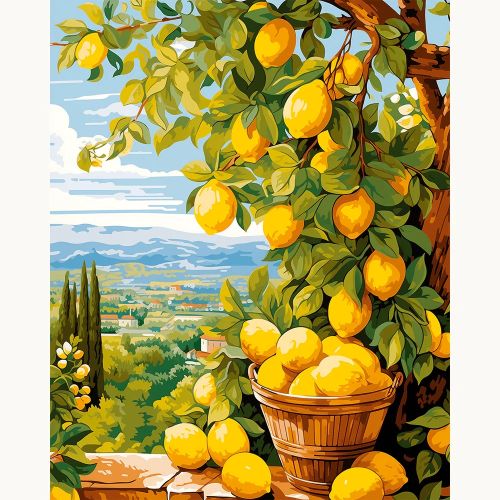
#> input picture backend/test_images/lemons.jpg, 1000 x 1000 px (shown at 1/2 size)
$ python test.py
#> lines starting #> are read from the running program, lines starting #| are printed output that depends on the picture; long printed decimals are rounded
### backend/image_utils.py
import cv2 as cv
import numpy as np
import matplotlib.pyplot as plt
from color_clustering import k_means_clustering

def setup_image_from_path(img_file_location, reduce=False):
#> called with img_file_location = './test_images/lemons.jpg', reduce = True
    img = cv.imread(img_file_location, -1) #Read in file as is
#> img is the input picture: shape (1000, 1000, 3); mean B, G, R 104.7, 164, 175.3
    if(reduce):
        img = cv.resize(img, (720, 480), interpolation=cv.INTER_AREA)
#> img: shape (480, 720, 3)

    # gaussian = cv.GaussianBlur(img, sigma, size)
    bilateral_blurred_img = cv.bilateralFilter(img, 7, 50, 50)
    return bilateral_blurred_img

def setup_image(img, force_scale=True):
#> called with force_scale = True
    img = cv.cvtColor(img, cv.COLOR_BGR2RGB) #swap from BGR to RGB

    w = 640
    h = 480
    if(force_scale):
        if(img.shape[0] > img.shape[1]): #if our img is portrait we need to scale to portrait
            print("Scaling to portait mode")
            img = cv.resize(img, (h, w), interpolation=cv.INTER_AREA)
        else:
            print("Scaling to landscape mode")
            img = cv.resize(img, (w, h), interpolation=cv.INTER_AREA)
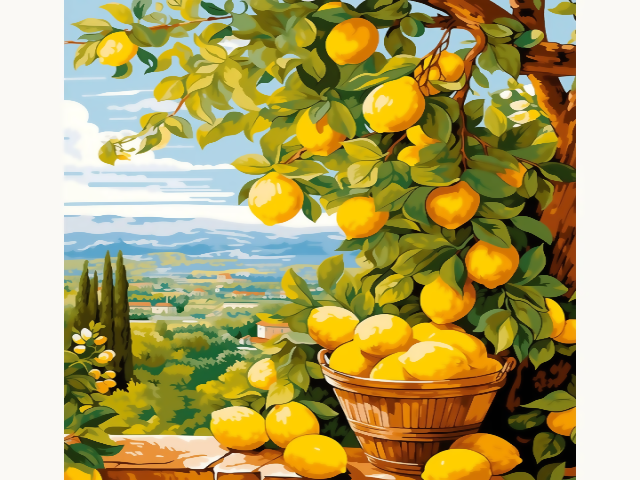
#> img: shape (480, 640, 3); mean R, G, B 175.4, 164.1, 104.6
    else:
        print("Skipping scaling")

    # gaussian = cv.GaussianBlur(img, sigma, size)
    bilateral_blurred_img = cv.bilateralFilter(img, 7, 50, 50)
#> bilateral_blurred_img: shape (480, 640, 3)
    return bilateral_blurred_img

# [12 lines left out: function display_dual_imgs, not called in this run]


def combine_images(img, edges):
    img[edges == 255] = 90 #turn pixels a grey instead of black
    return img

def display_image(img, title="figure"):
    plt.title(title)
    plt.imshow(img)
    plt.axis('off')
    plt.show()

def desaturate(img, saturation_scale = 0.5):
    hsv_img = cv.cvtColor(img, cv.COLOR_BGR2HSV)
    h, s, v = cv.split(hsv_img)

    s = cv.multiply(s, saturation_scale).astype(np.uint8)

    new_hsv = cv.merge([h, s, v])
    desat_img = cv.cvtColor(new_hsv, cv.COLOR_HSV2BGR)
    print(desat_img.shape)
    display_image(desat_img)
    return desat_img


### backend/paint_by_numbers.py
from palette import add_padding, draw_palette_onto_img, generate_palette
from color_clustering import k_means_clustering
from image_utils import setup_image, desaturate, combine_images
import edge_detector
from number_drawing import draw_numbers_pil
import time


# images = ["test_images/sorrento.jpg", "test_images/lemons.jpg", "test_images/1920x1080.jpg", "test_images/dali.jpeg", "test_images/dog.jpeg", "test_images/reef.jpeg", "test_images/vettriano.jpeg", "test_images/woman_in_hallway.png", "test_images/churro.jpg", "test_images/sexy_churro.jpg"]

# img = setup_image_from_path(img_file_location = "backend/" + images[6], reduce=True)

def paint_by_numbers_gen(img, num_colors, force_scale = True):
    try:
        total_time_start = time.time()
        img = setup_image(img, force_scale)
        height, width, _ = img.shape

        print("k means clustering")
        start_time = time.time()
        clustered_img, labels, color_pallete, batches, center_of_masses = k_means_clustering(num_colors, img)
        print("K-means clustering finished in: ", (time.time() - start_time) ) #currently runs in ~140s

        print("edge detector")
        start_time = time.time()
        edges = edge_detector.detect_edges_canny(clustered_img.copy())
        print("Canny edge detector finished in: ", (time.time() - start_time) )
        start_time = time.time()

        print("Desaturating")
        desaturated_img = desaturate(clustered_img, 0.1)

        print("Combining edges and photo")
        start_time = time.time()
        combined = combine_images(desaturated_img.copy(), edges.copy())

        print("Configuring numbers")
        start_time = time.time()
        canvas = draw_numbers_pil(combined, center_of_masses)

        print("Drawing palete")
        start_time = time.time()
        padded_img = add_padding(canvas, width // 15)
        palette = generate_palette(height, color_pallete)
        print("Padding and palete completed in: ", (time.time() - start_time) )

        # print("Finalizing image")
        start_time = time.time()
        combined_image = draw_palette_onto_img(padded_img, palette)

        print("Image complete. Total generation time: ",  (time.time() - total_time_start))
        return clustered_img, combined_image, canvas, palette
    except:
        print("Error in processing")
        return None

### backend/color_clustering.py
from collections import deque
import cv2 as cv
import numpy as np
import matplotlib.pyplot as plt
import time
import logging


def k_means_clustering(k, img):
    #initialize our clusters and centers
    # np.savetxt("my_array.txt", img[0], delimiter=" ", fmt="%d")
    #centroids holds the center value, clusters holds all of the coords for each pixel and which cluster its assigned
    centroids, clusters = pick_centroids(k, img) #now we have k (x,y,z) values
#> in pick_centroids, `centroids = [img[x, y] for x, y in temp_coords]`: centroids = [[128, 139, 42], [254, 207, 1], [250, 249, 245], [255, 207, 0], [112, 142, 70], [36, 64, 21], [250, 249, 245], [118, 120, 34], [35, 53, 14], [96, 72, 16], [215, 120, 9], [133, 159, 98], [191, 188, 128], [176, 211, 222], [86, 89, 20], [190, 170, 106]]
#> in pick_centroids, `centroids = np.array(centroids, dtype=np.uint8)`: centroids = 16 rows, first 8: [128, 139, 42], [254, 207, 1], [250, 249, 245], [255, 207, 0], [112, 142, 70], [36, 64, 21], [250, 249, 245], [118, 120, 34]
#> clusters = [[], [], [], [], [], [], [], [], [], [], [], [], [], [], [], []]
    prev_centroids = None

    #Assign pixels to clusters
    print("Assigning clusters...")
    start_time = time.time()
    counter = 0 #temp to test timing stuff
    t_ac = t_uc = 0 #also temp
    while(True):
        counter += 1
        clusters, t_ac_t = assign_clusters(img, centroids, clusters)
        centroids, t_uc_t = update_centroids(img, clusters)
        t_ac += t_ac_t
        t_uc += t_uc_t #temp stuff pls delete later bro

        if prev_centroids is not None:
            diff = np.linalg.norm(np.array(centroids) - np.array(prev_centroids))  # total Euclidean difference
            if diff < 1e-2:
                logging.info("Minor change detected")
                break
        prev_centroids = centroids.copy()
#> this loop made 15 passes
#> (t_ac_t, t_uc_t, t_ac, t_uc, diff) on passes 2 to 9: (0.659, 0.0605, 1.26, 0.162, 1073.6), (0.569, 0.0932, 1.83, 0.255, 913.6), (0.455, 0.0655, 2.28, 0.321, 762.1), (0.455, 0.0643, 2.74, 0.385, 673.6), (0.464, 0.061, 3.2, 0.446, 441.1), (0.46, 0.0667, 3.66, 0.513, 509.5), (0.509, 0.0649, 4.17, 0.578, 509.5), (0.452, 0.0635, 4.62, 0.641, 510)
#> pass 1, in update_centroids, `img = img.astype(np.float32)`:
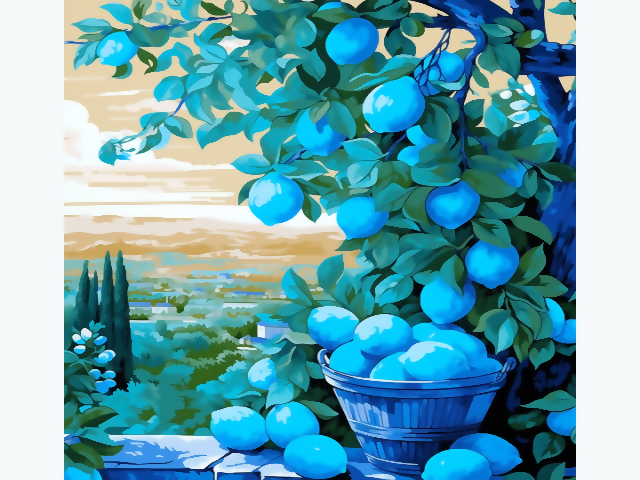
#> img: shape (480, 640, 3) float32; mean of channels 0, 1, 2 175.4, 164, 104.4; drawn as B, G, R
#> after the loop, counter = 15; t_ac = 7.37; t_uc = 1.02

    print("Assigning clusters completed in: ", (t_ac / counter))
#| Assigning clusters completed in:  0.491
    print("Updating clusters completed in: ", (t_uc / counter))
#| Updating clusters completed in:  0.06806
    #total time taken 9/20: 140s

    clustered_img = np.empty_like(img)
    color_pallete = []

    start_time = time.time()
    for i in range(k): #update each pixel to be its specified color
        coords = np.array(clusters[i], dtype=np.int32)
        clustered_img[coords[:,0], coords[:,1]] = centroids[i]
        color_pallete.append(centroids[i])
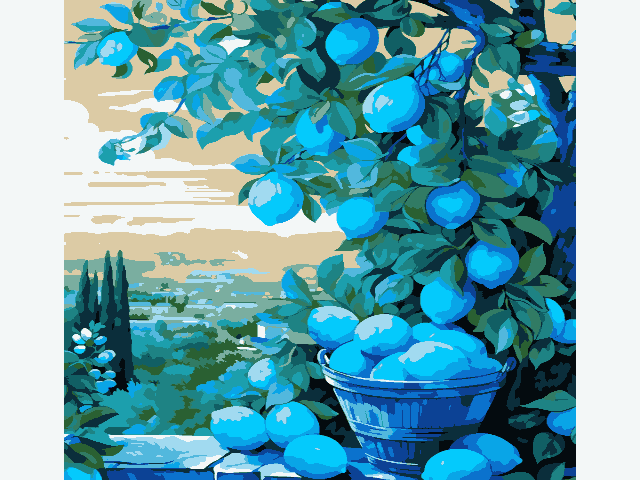
#> clustered_img: shape (480, 640, 3); mean of channels 0, 1, 2 175, 163.6, 103.9; drawn as B, G, R
#> after the loop, color_pallete = [[173, 159, 28], [231, 165, 9], [247, 247, 243], [252, 202, 4], [100, 123, 49], [50, 96, 42], [15, 11, 4], [132, 131, 30], [59, 46, 11], [149, 66, 12], [205, 114, 11], [160, 174, 122], [240, 218, 161], [165, 203, 220], [100, 95, 17], [221, 184, 82]]
    # display_image(clustered_img, "Clustered image")

    print("Generating batches...")
    start_time = time.time()
    batches, center_of_masses = generate_batches(clustered_img, clusters, color_pallete)
    print("Batches generated in %f seconds", (time.time() - start_time)) #Time taken 9/20: 70s

    return clustered_img, clusters, color_pallete, batches, center_of_masses


#Assigns all pixels to the cluster center they are closest to
#clusters is 2d array, 1st idx is which color its associated with, 2nd idx is the pixel that belongs in that cluster
def assign_clusters(img, centroids, clusters):
    #assign each pixel a center cluster
    start_time_ac = time.time()
    height, width, _ = img.shape
    centroids = np.array(centroids, dtype=np.float32)

    #this line converts our array from w,h,3 into w*h,3 which works with np's tools easier for faster functions
    easy_array = np.reshape(img, (-1, 3)).astype(np.float32) #must conv to 32 or we will overflow since cv works uint8
    distances = np.linalg.norm(easy_array[:, None, :] - centroids[None, :, :], axis=2) #calcs euclid dist fast
    cluster_indices = np.argmin(distances, axis=1)

    #assign the closest centroid cluster for all points
    clusters = [[] for _ in range(len(centroids))]
    for idx, cluster_idx in enumerate(cluster_indices):
        x = idx // width
        y = idx % width
        clusters[cluster_idx].append((x, y))

    end_time_ac = time.time()
    return clusters, (end_time_ac - start_time_ac)


#For each cluster, find avg and return new center
def update_centroids(img, clusters):
    start_time_uc = time.time()
    img = img.astype(np.float32)

    new_centroids = []
    for cluster in clusters:
        if len(cluster) == 0: #just make sure the cluster exists. it should, but just to double check
            new_centroids.append(np.zeros(3, dtype=np.uint8))
            continue

        coords_in_cluster = np.asarray(cluster) #grab all the coords in one array ( (x1,y1), (x2,y2),...)
        pixels_array = img[coords_in_cluster[:,0], coords_in_cluster[:,1]] #arrange the pixel val at those coords
        mean = pixels_array.mean(axis=0).astype(np.uint8) #take mean, easy

        new_centroids.append(mean)

    end_time_uc = time.time()
    return new_centroids, (end_time_uc - start_time_uc)


#generates k random center points that lie within the RGB space + k empty clusters
def pick_centroids(k, img):
    height, width, _ = img.shape
    clusters = [[] for _ in range(k)]
    #pick k random centers on our image to start
    centroids = []
    temp_coords = set() #holds random x and y bounded within our pixel array size
    while(len(temp_coords) != k):
        temp_coords.add((np.random.randint(height-1), np.random.randint(width-1)))

    centroids = [img[x, y] for x, y in temp_coords] #centroid now olds xyz rgb value 0-255
    centroids = np.array(centroids, dtype=np.uint8)
    return centroids, clusters #we now return k cluster centers that are spawned on random points in our RGB space

def generate_batches(img, clusters, color_pallete):
    visited = np.zeros((img.shape[0], img.shape[1], 1), dtype=bool)
    directions = [(-1, 0), (1, 0), (0, -1), (0, 1)] #used to check up down left right easier
    batches_within_cluster = [[] for _ in range(len(clusters))]
#> batches_within_cluster has the same summary as clusters in k_means_clustering
    center_of_mass = [[] for _ in range(len(clusters))]
#> center_of_mass has the same summary as clusters in k_means_clustering
    h_bound, w_bound, _ = img.shape

    for cluster_index, cluster in enumerate(clusters):
        #remember that cluster is an array that holds x,y values to pixels of that color
        cluster_color = color_pallete[cluster_index] #get the color value
        for coord in cluster:
            x, y = coord
            if(visited[x][y] == True): #Dont start queue if alr searched this pixel
                continue
            queue = deque()
            queue.append((x, y))

            #checks each cluster within the cluster
            batch = [] #holds the coords for all pixels within the specific batch in the cluster
            batch.append((x, y))
            x_center = y_center = 0
            num_pixels = 0
            while queue:
                x,y = queue.pop()
                visited[x][y] = True
                for dx, dy in directions:
                    nx, ny = x + dx, y + dy
                    if 0 <= nx < h_bound and 0 <= ny < w_bound: #bounds checking
                        #if the adj pixel we are looking at is the same value as current & havent visted
                        # print("IMG",img[x][y])
                        # print("CLUSTER COLOR", cluster_color)
                        if((img[nx][ny] == cluster_color).all() and visited[nx][ny] == False):
                            num_pixels += 1
                            queue.append((nx, ny))
                            batch.append((nx, ny))
                            x_center += nx
                            y_center += ny
            if(num_pixels > 100): #remove tiny little bits from having numbers
                x_center_final = x_center // num_pixels
                y_center_final = y_center // num_pixels
                center_of_mass[cluster_index].append((int(x_center_final), int(y_center_final)))
                if(x_center_final < 0):
                    print(x_center, y_center, num_pixels)
            batches_within_cluster[cluster_index].append(batch) #for cluster idx append all batches found within
#> this loop made 16 passes
#> visited: shape (480, 640, 1) bool; every value is 1
#> in k_means_clustering, `batches, center_of_masses = generate_batches(clustered_img, clusters, ..`: batches = 16 items
    return batches_within_cluster, center_of_mass

### backend/gaussian.py
import cv2 as cv
import numpy as np
import matplotlib.pyplot as plt
from collections import deque


class GaussianImage:
    def __init__(self, size, sigma, img):
#> called with size = 25, sigma = 1.4
        self.size = size
        self.sigma = sigma

        self.kernel = gaussian_kernel(size, sigma)
        img = cv.cvtColor(img, cv.COLOR_RGB2GRAY)
#> img: shape (480, 640)
        smoothed_img = cv.filter2D(img, -1, self.kernel) #maybe we dont need this. Will smooth the img w/ gaussian b4 using dy dx... edit: helped reduce noise, duh


        self.img_dy, self.img_dx = generate_img_gradients(smoothed_img, size)
        self.magnitude, self.orientation = get_magnitude_and_orientation(self.img_dx, self.img_dy)

    # [24 lines left out: function show_filtered_images, not called in this run]

        # print(self.orientation)


def gaussian_kernel(size, sigma): #NOTE: size is kernel size, sigma is how intense the filter is
    assert(size % 2 == 1) #size must be odd

    kernel = cv.getGaussianKernel(size, sigma)
    square_kernel = kernel @ kernel.T #turn the 1d array into a size x size matrix
    return square_kernel

def generate_img_gradients(img, size=3): #NOTE: RETURNS DY, DX
#> called with size = 25
    dx = cv.Sobel(img, cv.CV_64F, 1, 0, ksize=size)
    dy = cv.Sobel(img, cv.CV_64F, 0, 1, ksize=size)
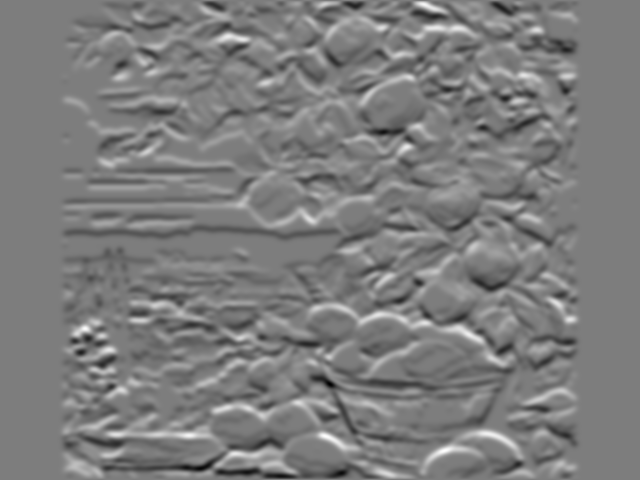
#> dy: shape (480, 640) float64; min -3.33e+15, max 3.44e+15, mean -4.23e+12; drawn with min black and max white
    return(dy, dx)

def get_magnitude_and_orientation(img_dy, img_dx, mag_threshold = 10):
#> called with mag_threshold = 10
    magnitude = np.sqrt(img_dx**2 + img_dy**2)
    magnitude[magnitude < mag_threshold] = 0 #threshold to reduce noise
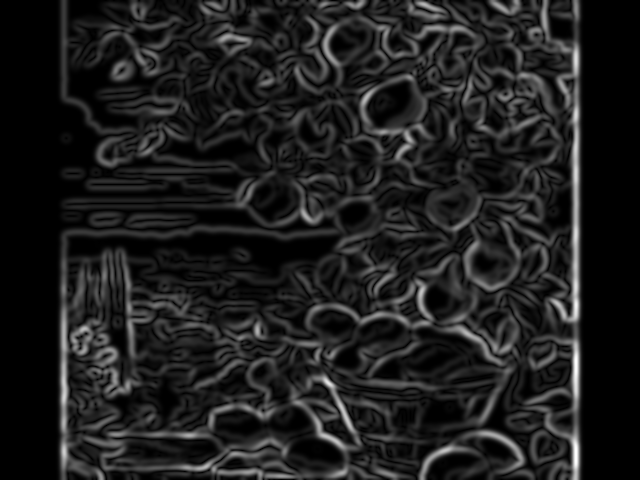
#> magnitude: shape (480, 640) float64; min 0, max 4.68e+15, mean 5.67e+14; drawn with min black and max white

    orientation_rad = np.atan2(img_dy, img_dx) #order is dy, dx
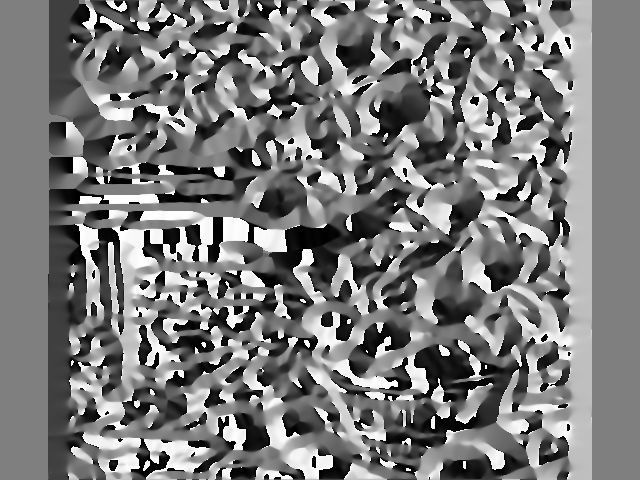
#> orientation_rad: shape (480, 640) float64; min -3.14, max 3.14, mean -0.12; drawn with min black and max white
    orientation = bound_orientation(orientation_rad)

    return (magnitude, orientation)

def bound_orientation(orientation): #orientation given in radians
    orientation = orientation * 180 / np.pi #conv to angles from rads from -180 to +180
    orientation[orientation < 0] += 180 #reduce to between 0-180
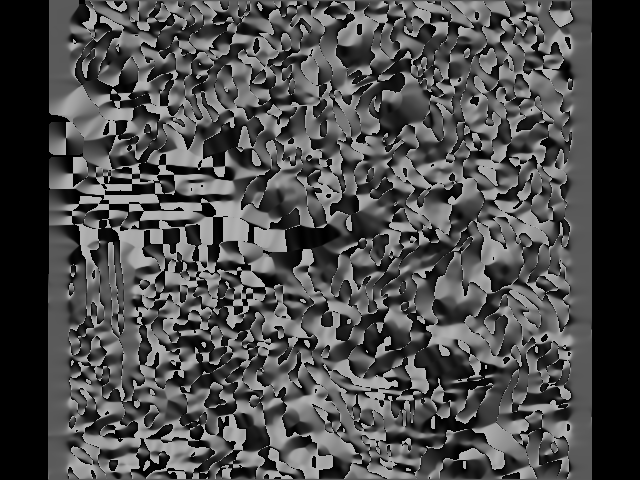
#> orientation: shape (480, 640) float64; min 0, max 180, mean 75.8
    bounded_orientations = np.round(orientation / 45) * 45 #constrict all values to be 0, 45, 90, or 135
    bounded_orientations[bounded_orientations == 180] = 0 #reduce to between 0-180
#> bounded_orientations: shape (480, 640) float64; min 0, max 135, mean 50.6
#> (the rest of the program and of its run is left out)
